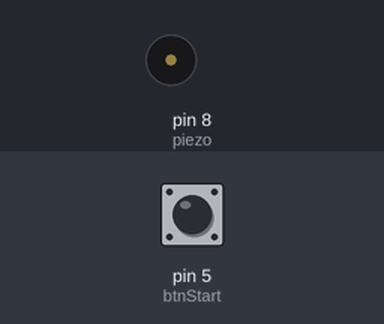
The sketch below on a simulated Arduino Uno, built with avr-gcc and run on an emulated ATmega328P. On the bench: buzzer (waves = sounding). Inputs (shaded band) come from the test bench; at power-on: pin 5 (btnStart) HIGH.

Above: at 1.2 s.
1.3 s: pin 5 (btnStart) pulled LOW for 0.15 s
At 1.6 s:
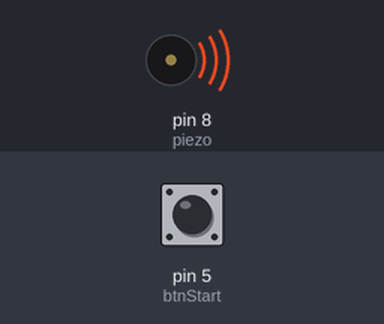
Timing chart, 0 to 10.4 s (numbered marks = the images above; inputs shaded):
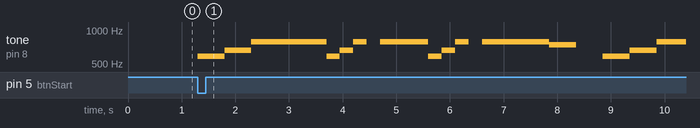

Measured:
- after the input at 1.3 s, tone on pin 8 (piezo): plays 587 Hz for 0.50 s, 659 Hz for 0.50 s, 784 Hz for 1.4 s, 587 Hz for 0.25 s, 659 Hz for 0.25 s, 784 Hz for 0.25 s … (15 notes in this stretch), starting at once

The sketch:

20191028_agisanga_piezo.ino
```cpp
// 상어가족
int tones[]={587, 659, 784, 784, 784, 784, 784, 784, 784, 784, 587, 659, 784, 0, 784, 784, 784, 784, 784, 784, 587, 659, 784, 0, 784, 784, 784, 784, 784, 784, 784, 784, 740, 740, 0, 587, 659, 784, 784, 784, 784, 784, 784, 784, 784, 587, 659, 784, 0, 784, 784, 784, 784, 784, 784, 587, 659, 784, 0, 784, 784, 784, 784, 784, 784, 784, 784, 740, 740, 0, 587, 659, 784, 784, 784, 784, 784, 784, 784, 784, 587, 659, 784, 0, 784, 784, 784, 784, 784, 784, 587, 659, 784, 0, 784, 784, 784, 784, 784, 784, 784, 784, 740, 740, 0, 587, 659, 784, 784, 784, 784, 784, 784, 784, 784, 587, 659, 784, 0, 784, 784, 784, 784, 784, 784, 587, 659, 784, 0, 784, 784, 784, 784, 784, 784, 784, 784, 740, 740, 0, 587, 659, 784, 784, 784, 784, 784, 784, 784, 784, 587, 659, 784, 0, 784, 784, 784, 784, 784, 784, 587, 659, 784, 0, 784, 784, 784, 784, 784, 784, 784, 784, 740, 740, 0, 587, 659, 784, 784, 784, 784, 784, 784, 784, 587, 659, 784, 0, 784, 784, 784, 784, 784, 784, 587, 659, 784, 0, 784, 784, 784, 784, 784, 784, 784, 784, 740, 740, 0};
int beats[]={10, 10, 5, 5, 5, 2.5, 2.5, 2.5, 2.5, 5, 5, 5, 5, 5, 5, 2.5, 2.5, 2.5, 2.5, 5, 5, 5, 5, 5, 5, 2.5, 2.5, 2.5, 2.5, 2.5, 5, 5, 5, 5, 10, 10, 10, 5, 5, 5, 2.5, 2.5, 2.5, 2.5, 5, 5, 5, 5, 5, 5, 2.5, 2.5, 2.5, 2.5, 5, 5, 5, 5, 5, 5, 2.5, 2.5, 2.5, 2.5, 2.5, 5, 5, 5, 5, 10, 10, 10, 5, 5, 5, 2.5, 2.5, 2.5, 2.5, 5, 5, 5, 5, 5, 5, 2.5, 2.5, 2.5, 2.5, 5, 5, 5, 5, 5, 5, 2.5, 2.5, 2.5, 2.5, 2.5, 5, 5, 5, 5, 10, 10, 10, 5, 5, 5, 2.5, 2.5, 2.5, 2.5, 5, 5, 5, 5, 5, 5, 2.5, 2.5, 2.5, 2.5, 5, 5, 5, 5, 5, 5, 2.5, 2.5, 2.5, 2.5, 2.5, 5, 5, 5, 5, 10, 10, 10, 5, 5, 5, 2.5, 2.5, 2.5, 2.5, 5, 5, 5, 5, 5, 5, 2.5, 2.5, 2.5, 2.5, 5, 5, 5, 5, 5, 5, 2.5, 2.5, 2.5, 2.5, 2.5, 5, 5, 5, 5, 10, 10, 10, 10, 5, 2.5, 2.5, 2.5, 2.5, 5, 5, 5, 5, 5, 5, 2.5, 2.5, 2.5, 2.5, 5, 5, 5, 5, 5, 5, 2.5, 2.5, 2.5, 2.5, 5, 5, 5, 5, 5, 10};
int tempo=100;

int piezo=8;
int btnStart=5;
int states=0;

void setup()
{
  pinMode(btnStart, INPUT);
}
void loop()
{
  states=digitalRead(btnStart);

  if (states==0)
  {
    for (int i=0;i<sizeof(beats)/sizeof(int);i++)
    {
      if (tones[i]==0)
      {
        noTone(piezo);
        delay(tempo/2*beats[i]);
      }
      else
      {
        tone(piezo, tones[i]);
        delay(tempo/2*beats[i]);
        noTone(piezo);
      }
    }

    noTone(piezo);
    delay(1000);
  }
}
```
